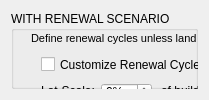
                 <widget class="QWidget" name="page_27">
                  <layout class="QHBoxLayout" name="horizontalLayout_20">
                   <item>
                    <widget class="QGroupBox" name="retrofit_renewal_group">
                     <property name="title">
                      <string>WITH RENEWAL SCENARIO</string>
                     </property>
                     <widget class="QSpinBox" name="renewal_lot_years">
                      <property name="geometry">
                       <rect>
                        <x>310</x>
                        <y>70</y>
                        <width>71</width>
                        <height>16</height>
                       </rect>
                      </property>
                      <property name="suffix">
                       <string> years</string>
                      </property>
                      <property name="minimum">
                       <number>1</number>
                      </property>
                      <property name="maximum">
                       <number>50</number>
                      </property>
                     </widget>
                     <widget class="QLabel" name="retrofit_renewal_descr1">
                      <property name="geometry">
                       <rect>
                        <x>20</x>
                        <y>20</y>
                        <width>371</width>
                        <height>16</height>
                       </rect>
                      </property>
                      <property name="whatsThis">
                       <string>Adjust the weighting of each criteria. Assign an importance score between 1 and 10 to each of the selected bottom lines.</string>
                      </property>
                      <property name="text">
                       <string>&lt;!DOCTYPE HTML PUBLIC &quot;-//W3C//DTD HTML 4.0//EN&quot; &quot;http://www.w3.org/TR/REC-html40/strict.dtd&quot;&gt;
&lt;html&gt;&lt;head&gt;&lt;meta name=&quot;qrichtext&quot; content=&quot;1&quot; /&gt;&lt;style type=&quot;text/css&quot;&gt;
p, li { white-space: pre-wrap; }
&lt;/style&gt;&lt;/head&gt;&lt;body style=&quot; font-family:'MS Shell Dlg 2'; font-size:8.25pt; font-weight:400; font-style:normal;&quot;&gt;
&lt;p style=&quot; margin-top:0px; margin-bottom:0px; margin-left:0px; margin-right:0px; -qt-block-indent:0; text-indent:0px;&quot;&gt;&lt;span style=&quot; font-size:8pt;&quot;&gt;Define renewal cycles unless land use change data is available&lt;/span&gt;&lt;/p&gt;&lt;/body&gt;&lt;/html&gt;</string>
                      </property>
                     </widget>
                     <widget class="QCheckBox" name="retrofit_renewal_check">
                      <property name="geometry">
                       <rect>
                        <x>30</x>
                        <y>45</y>
                        <width>351</width>
                        <height>17</height>
                       </rect>
                      </property>
                      <property name="text">
                       <string>Customize Renewal Cycles (set % renewal every x years)</string>
                      </property>
                     </widget>
                     <widget class="QLabel" name="retrofit_renewal_lbl">
                      <property name="geometry">
                       <rect>
                        <x>150</x>
                        <y>70</y>
                        <width>161</width>
                        <height>20</height>
                       </rect>
                      </property>
                      <property name="text">
                       <string>of building stock renewed every </string>
                      </property>
                     </widget>
                     <widget class="QSpinBox" name="renewal_lot_spin">
                      <property name="geometry">
                       <rect>
                        <x>90</x>
                        <y>72</y>
                        <width>51</width>
                        <height>16</height>
                       </rect>
                      </property>
                      <property name="suffix">
                       <string>%</string>
                      </property>
                      <property name="maximum">
                       <number>100</number>
                      </property>
                     </widget>
                     <widget class="QLabel" name="retrofit_renewal_lbl_2">
                      <property name="geometry">
                       <rect>
                        <x>30</x>
                        <y>70</y>
                        <width>71</width>
                        <height>20</height>
                       </rect>
                      </property>
                      <property name="text">
                       <string>Lot-Scale:</string>
                      </property>
                     </widget>
                     <widget class="QLabel" name="retrofit_renewal_lbl_3">
                      <property name="geometry">
                       <rect>
                        <x>30</x>
                        <y>95</y>
                        <width>151</width>
                        <height>20</height>
                       </rect>
                      </property>
                      <property name="text">
                       <string>Street-Scale:</string>
                      </property>
                     </widget>
                     <widget class="QSpinBox" name="renewal_street_years">
                      <property name="geometry">
                       <rect>
                        <x>190</x>
                        <y>95</y>
                        <width>71</width>
                        <height>16</height>
                       </rect>
                      </property>
                      <property name="suffix">
                       <string> years</string>
                      </property>
                      <property name="minimum">
                       <number>1</number>
                      </property>
                      <property name="maximum">
                       <number>50</number>
                      </property>
                     </widget>
                     <widget class="QLabel" name="retrofit_renewal_lbl_4">
                      <property name="geometry">
                       <rect>
                        <x>30</x>
                        <y>120</y>
                        <width>171</width>
                        <height>20</height>
                       </rect>
                      </property>
                      <property name="text">
                       <string>Neighbourhood/Precinct Scales:</string>
                      </property>
                     </widget>
                     <widget class="QSpinBox" name="renewal_neigh_years">
                      <property name="geometry">
                       <rect>
                        <x>190</x>
                        <y>120</y>
                        <width>71</width>
                        <height>16</height>
                       </rect>
                      </property>
                      <property name="suffix">
                       <string> years</string>
                      </property>
                      <property name="minimum">
                       <number>1</number>
                      </property>
                      <property name="maximum">
                       <number>50</number>
                      </property>
                     </widget>
                     <widget class="QLabel" name="retrofit_renewal_lbl_5">
                      <property name="geometry">
                       <rect>
                        <x>270</x>
                        <y>95</y>
                        <width>101</width>
                        <height>20</height>
                       </rect>
                      </property>
                      <property name="text">
                       <string>renewal cycles</string>
                      </property>
                     </widget>
                     <widget class="QLabel" name="retrofit_renewal_lbl_6">
                      <property name="geometry">
                       <rect>
                        <x>270</x>
                        <y>120</y>
                        <width>101</width>
                        <height>20</height>
                       </rect>
                      </property>
                      <property name="text">
                       <string>renewal cycles</string>
                      </property>
                     </widget>
                    </widget>
                   </item>
                  </layout>
                 </widget>
